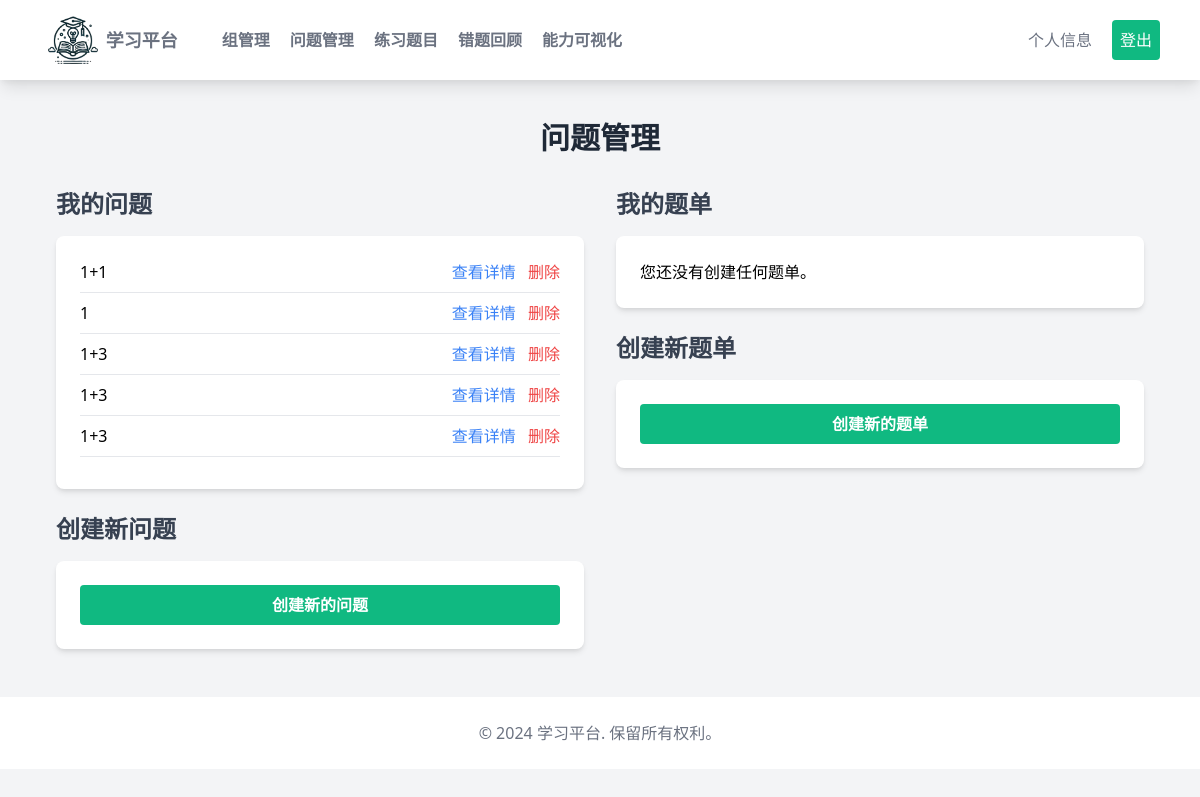
Page /questions/management/ (signed in) on the earlier database version.
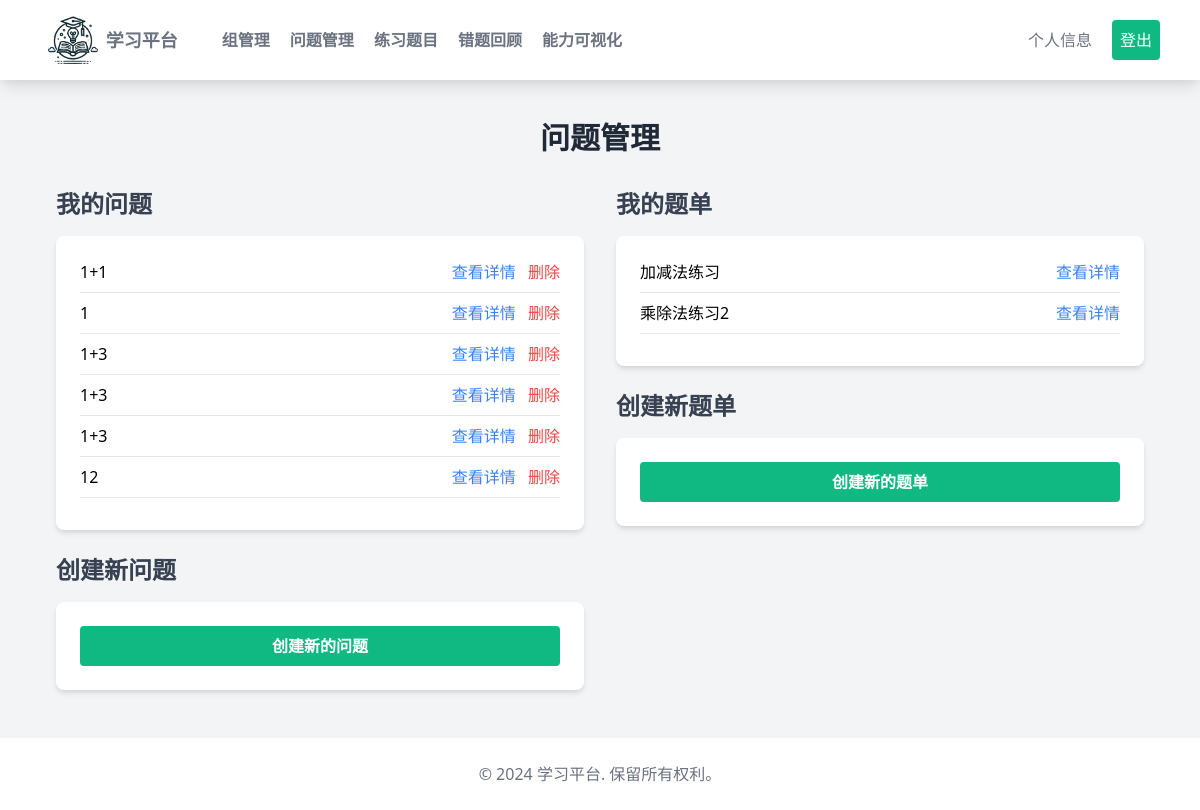
Same page on the later database version.
### questions/models.py (models this page shows, shortened)
class Question(models.Model):
    TEXT = 'text'
    IMAGE = 'image'
    FORMAT_CHOICES = [
        (TEXT, 'Text'),
        (IMAGE, 'Image')
    ]
    title = models.CharField(max_length=255)
    description = models.TextField(blank=True)
    description_image = models.ImageField(upload_to='questions/', blank=True, null=True)
    format = models.CharField(max_length=5, choices=FORMAT_CHOICES)
    image = models.ImageField(upload_to='questions/', blank=True, null=True)
    correct_answer = models.TextField(blank=True)
    correct_answer_image = models.ImageField(upload_to='questions/', blank=True, null=True)
    creator = models.ForeignKey(settings.AUTH_USER_MODEL, on_delete=models.CASCADE)
    shared_with = models.ManyToManyField(settings.AUTH_USER_MODEL, related_name='shared_questions', blank=True)
    subject = models.CharField(max_length=50, choices=SUBJECT_CHOICES)

class QuestionSet(models.Model):
    name = models.CharField(max_length=255)
    description = models.TextField(blank=True)
    questions = models.ManyToManyField(Question, related_name='question_sets', blank=True)
    creator = models.ForeignKey(settings.AUTH_USER_MODEL, on_delete=models.CASCADE)
    shared_with_groups = models.ManyToManyField(Group, related_name='shared_question_sets', blank=True)
    is_public = models.BooleanField(default=False)

### questions/views.py (the view)
# urls.py: path('management/', views.question_management, name='question_management'),
@login_required
def question_management(request):
    search_query = request.GET.get('search', '')
    if search_query:
        search_results = Question.objects.filter(title__icontains=search_query)
        search_performed = True
    else:
        search_results = []
        search_performed = False
    user_questions = Question.objects.filter(creator=request.user)
    user_question_sets = QuestionSet.objects.filter(creator=request.user)
    return render(request, 'questions/management_question.html', {
        'user_questions': user_questions,
        'user_question_sets': user_question_sets,
        'search_results': search_results,
        'search_performed': search_performed
    })

### questions/templates/questions/management_question.html (shortened to what this page needs)
{% extends "basehome.html" %}
{% block content %}
<div class="max-w-6xl mx-auto mt-10 px-4">
    <h1 class="text-3xl font-bold text-center text-gray-800 mb-8">问题管理</h1>
    <div class="grid md:grid-cols-2 gap-8">
        <div>
            <h2 class="text-2xl font-semibold text-gray-700 mb-4">我的问题</h2>
            <div class="bg-white shadow-md rounded-lg p-6 mb-6">
                {% if user_questions %}
                    <ul>
                        {% for question in user_questions %}
                            <li class="flex justify-between items-center mb-2 border-b pb-2">
                                <span>{{ question.title }}</span>
                                <div>
                                    <a href="{% url 'question_detail' question.id %}" class="text-blue-500 hover:text-blue-700 mr-2">查看详情</a>
                                    <button onclick="deleteQuestion({{ question.id }})" class="text-red-500 hover:text-red-700">删除</button>
                                </div>
                            </li>
                        {% endfor %}
                    </ul>
                {% else %}
                    <p>您还没有创建任何问题。</p>
                {% endif %}
            </div>
            <h2 class="text-2xl font-semibold text-gray-700 mb-4">创建新问题</h2>
            <div class="bg-white shadow-md rounded-lg p-6">
                <a href="{% url 'create_question' %}"
                   class="block w-full bg-green-500 hover:bg-green-600 text-white font-bold py-2 px-4 rounded text-center">
                    创建新的问题
                </a>
            </div>
        </div>
        <div>
            <h2 class="text-2xl font-semibold text-gray-700 mb-4">我的题单</h2>
            <div class="bg-white shadow-md rounded-lg p-6 mb-6">
                {% if user_question_sets %}
                    <ul>
                        {% for question_set in user_question_sets %}
                            <li class="flex justify-between items-center mb-2 border-b pb-2">
                                <span>{{ question_set.name }}</span>
                                <div>
                                    <a href="{% url 'question_set_detail' question_set.id %}" class="text-blue-500 hover:text-blue-700">查看详情</a>
                                </div>
                            </li>
                        {% endfor %}
                    </ul>
                {% else %}
                    <p>您还没有创建任何题单。</p>
                {% endif %}
            </div>
            <h2 class="text-2xl font-semibold text-gray-700 mb-4">创建新题单</h2>
            <div class="bg-white shadow-md rounded-lg p-6">
                <a href="{% url 'create_question_set' %}"
                   class="block w-full bg-green-500 hover:bg-green-600 text-white font-bold py-2 px-4 rounded text-center">
                    创建新的题单
                </a>
            </div>
        </div>
    </div>
</div>
{% endblock %}

Differences in the rows shown:
added Question: title "12"
added QuestionSet: name "加减法练习"
added QuestionSet: name "乘除法练习2"
Other differences:
text no longer shown: "您还没有创建任何题单。"
